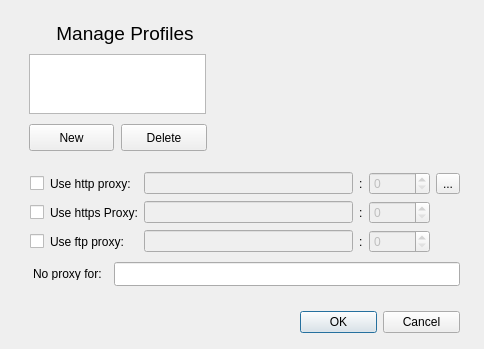
<?xml version="1.0" encoding="UTF-8"?>
<ui version="4.0">
 <class>ProfileManager</class>
 <widget class="QDialog" name="ProfileManager">
  <property name="geometry">
   <rect>
    <x>0</x>
    <y>0</y>
    <width>484</width>
    <height>349</height>
   </rect>
  </property>
  <property name="windowTitle">
   <string>Dialog</string>
  </property>
  <widget class="QLabel" name="label">
   <property name="geometry">
    <rect>
     <x>30</x>
     <y>19</y>
     <width>190</width>
     <height>30</height>
    </rect>
   </property>
   <property name="text">
    <string>&lt;!DOCTYPE HTML PUBLIC &quot;-//W3C//DTD HTML 4.0//EN&quot; &quot;http://www.w3.org/TR/REC-html40/strict.dtd&quot;&gt;
&lt;html&gt;&lt;head&gt;&lt;meta name=&quot;qrichtext&quot; content=&quot;1&quot; /&gt;&lt;style type=&quot;text/css&quot;&gt;
p, li { white-space: pre-wrap; }
&lt;/style&gt;&lt;/head&gt;&lt;body style=&quot; font-family:'DejaVu Sans'; font-size:8pt; font-weight:400; font-style:normal;&quot;&gt;
&lt;p align=&quot;center&quot; style=&quot; margin-top:0px; margin-bottom:0px; margin-left:0px; margin-right:0px; -qt-block-indent:0; text-indent:0px;&quot;&gt;&lt;span style=&quot; font-size:14pt;&quot;&gt;Manage Profiles&lt;/span&gt;&lt;/p&gt;&lt;/body&gt;&lt;/html&gt;</string>
   </property>
  </widget>
  <widget class="QListView" name="profileList">
   <property name="geometry">
    <rect>
     <x>29</x>
     <y>54</y>
     <width>177</width>
     <height>60</height>
    </rect>
   </property>
  </widget>
  <widget class="QFrame" name="profileBox">
   <property name="geometry">
    <rect>
     <x>10</x>
     <y>159</y>
     <width>470</width>
     <height>140</height>
    </rect>
   </property>
   <widget class="QWidget" name="gridLayoutWidget">
    <property name="geometry">
     <rect>
      <x>20</x>
      <y>13</y>
      <width>430</width>
      <height>83</height>
     </rect>
    </property>
    <layout class="QGridLayout" name="gridLayout_3">
     <item row="0" column="1">
      <widget class="QLabel" name="label_2">
       <property name="text">
        <string>Use http proxy:</string>
       </property>
      </widget>
     </item>
     <item row="0" column="2">
      <widget class="QLineEdit" name="httpProxyHostInput">
       <property name="enabled">
        <bool>false</bool>
       </property>
      </widget>
     </item>
     <item row="0" column="4">
      <widget class="QSpinBox" name="httpProxyPortInput">
       <property name="enabled">
        <bool>false</bool>
       </property>
       <property name="maximum">
        <number>65535</number>
       </property>
      </widget>
     </item>
     <item row="0" column="3">
      <widget class="QLabel" name="label_13">
       <property name="text">
        <string>:</string>
       </property>
      </widget>
     </item>
     <item row="0" column="0">
      <widget class="QCheckBox" name="useHttpProxyCheckBox">
       <property name="text">
        <string/>
       </property>
      </widget>
     </item>
     <item row="1" column="0">
      <widget class="QCheckBox" name="useHttpsProxyCheckBox">
       <property name="text">
        <string/>
       </property>
      </widget>
     </item>
     <item row="1" column="1">
      <widget class="QLabel" name="label_3">
       <property name="text">
        <string>Use https Proxy:</string>
       </property>
      </widget>
     </item>
     <item row="1" column="2">
      <widget class="QLineEdit" name="httpsProxyHostInput">
       <property name="enabled">
        <bool>false</bool>
       </property>
      </widget>
     </item>
     <item row="1" column="3">
      <widget class="QLabel" name="label_17">
       <property name="text">
        <string>:</string>
       </property>
      </widget>
     </item>
     <item row="1" column="4">
      <widget class="QSpinBox" name="httpsProxyPortInput">
       <property name="enabled">
        <bool>false</bool>
       </property>
       <property name="maximum">
        <number>65535</number>
       </property>
      </widget>
     </item>
     <item row="2" column="0">
      <widget class="QCheckBox" name="useFtpProxyCheckBox">
       <property name="text">
        <string/>
       </property>
      </widget>
     </item>
     <item row="2" column="1">
      <widget class="QLabel" name="label_4">
       <property name="text">
        <string>Use ftp proxy:</string>
       </property>
      </widget>
     </item>
     <item row="2" column="2">
      <widget class="QLineEdit" name="ftpProxyHostInput">
       <property name="enabled">
        <bool>false</bool>
       </property>
      </widget>
     </item>
     <item row="2" column="3">
      <widget class="QLabel" name="label_5">
       <property name="text">
        <string>:</string>
       </property>
      </widget>
     </item>
     <item row="2" column="4">
      <widget class="QSpinBox" name="ftpProxyPortInput">
       <property name="enabled">
        <bool>false</bool>
       </property>
       <property name="maximum">
        <number>65535</number>
       </property>
      </widget>
     </item>
     <item row="0" column="5">
      <widget class="QToolButton" name="sameProxyButton">
       <property name="text">
        <string>...</string>
       </property>
       <property name="icon">
        <iconset resource="pm_client.qrc">
         <normaloff>:/icons/nedpil.svg</normaloff>:/icons/nedpil.svg</iconset>
       </property>
      </widget>
     </item>
    </layout>
   </widget>
   <widget class="QLineEdit" name="exceptionsInput">
    <property name="geometry">
     <rect>
      <x>104</x>
      <y>103</y>
      <width>346</width>
      <height>24</height>
     </rect>
    </property>
   </widget>
   <widget class="QLabel" name="label_7">
    <property name="geometry">
     <rect>
      <x>23</x>
      <y>108</y>
      <width>80</width>
      <height>13</height>
     </rect>
    </property>
    <property name="text">
     <string>No proxy for:</string>
    </property>
   </widget>
  </widget>
  <widget class="QDialogButtonBox" name="profileManagerButtonBox">
   <property name="geometry">
    <rect>
     <x>300</x>
     <y>310</y>
     <width>160</width>
     <height>25</height>
    </rect>
   </property>
   <property name="standardButtons">
    <set>QDialogButtonBox::Cancel|QDialogButtonBox::Ok</set>
   </property>
  </widget>
  <widget class="QPushButton" name="newProfileButton">
   <property name="geometry">
    <rect>
     <x>29</x>
     <y>124</y>
     <width>85</width>
     <height>27</height>
    </rect>
   </property>
   <property name="text">
    <string>New</string>
   </property>
  </widget>
  <widget class="QPushButton" name="deleteProfileButton">
   <property name="geometry">
    <rect>
     <x>121</x>
     <y>124</y>
     <width>86</width>
     <height>27</height>
    </rect>
   </property>
   <property name="text">
    <string>Delete</string>
   </property>
  </widget>
  <widget class="QLabel" name="label_6">
   <property name="geometry">
    <rect>
     <x>280</x>
     <y>20</y>
     <width>130</width>
     <height>140</height>
    </rect>
   </property>
   <property name="text">
    <string/>
   </property>
   <property name="pixmap">
    <pixmap resource="pm_client.qrc">:/icons/icon.png</pixmap>
   </property>
   <property name="scaledContents">
    <bool>true</bool>
   </property>
  </widget>
 </widget>
 <tabstops>
  <tabstop>profileList</tabstop>
  <tabstop>newProfileButton</tabstop>
  <tabstop>deleteProfileButton</tabstop>
  <tabstop>profileManagerButtonBox</tabstop>
 </tabstops>
 <resources>
  <include location="pm_client.qrc"/>
 </resources>
 <connections/>
</ui>
